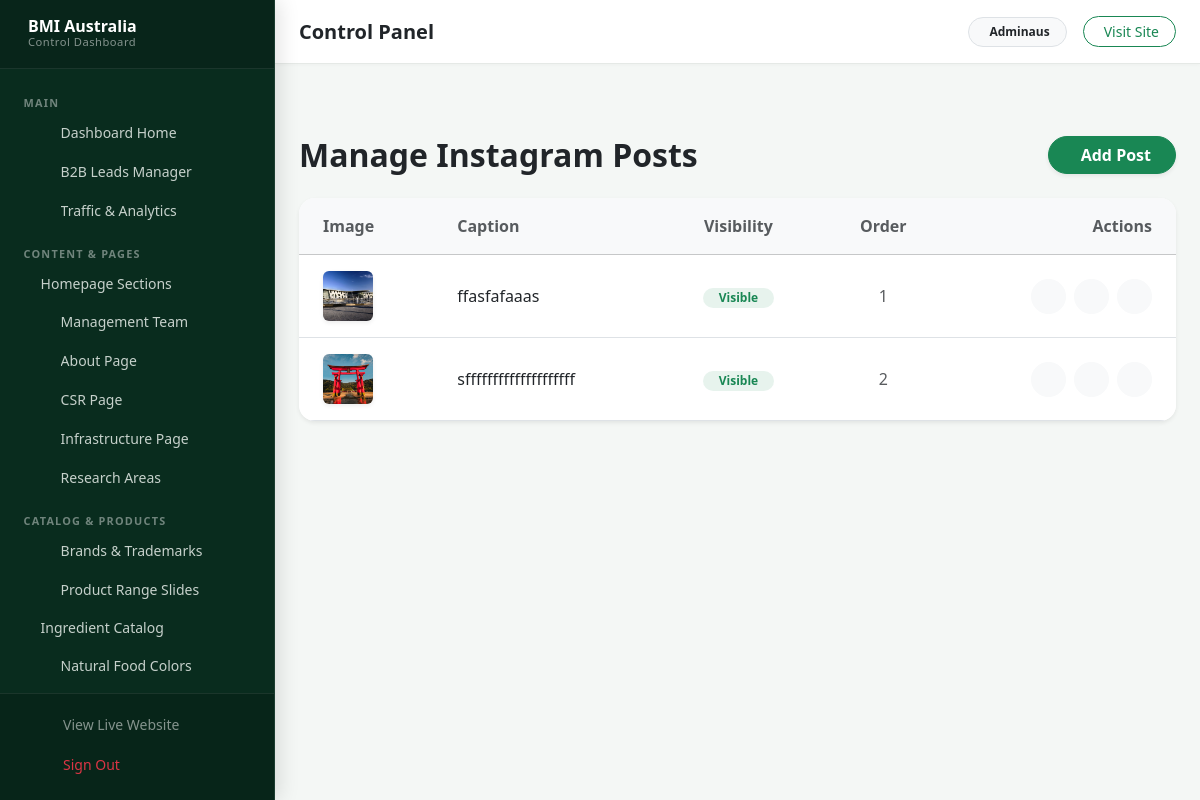
Before: /dashboard/instagram-posts/ (signed in) with the older database file.
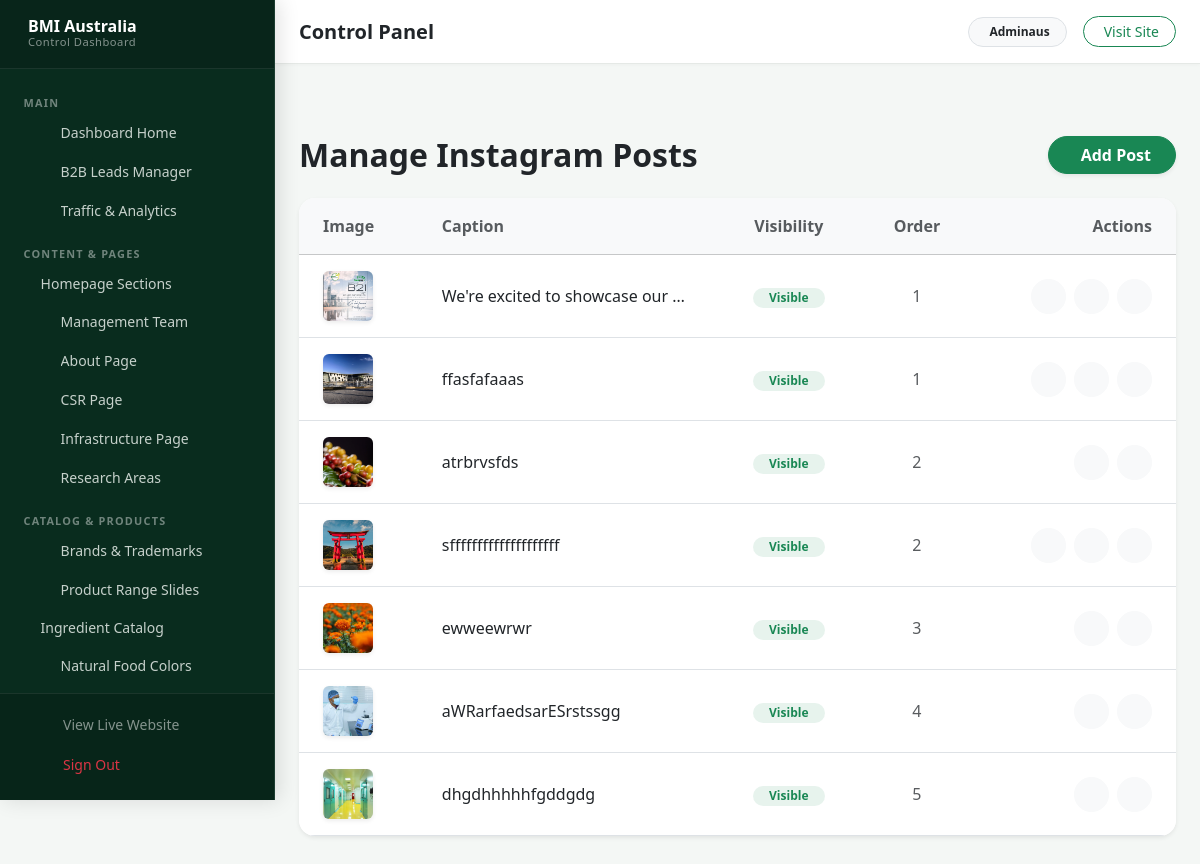
After: the same page with the newer database file.
### main/models.py (models this page shows, shortened)
class InstagramPost(models.Model):
    image_upload = models.ImageField(upload_to="instagram_posts/", help_text="Upload the square Instagram photo")
    caption = models.TextField(blank=True, null=True, help_text="Optional caption for the post")
    link = models.URLField(max_length=500, blank=True, null=True, help_text="Link to the real Instagram post (e.g., https://instagram.com/p/...)")
    is_visible = models.BooleanField(default=True, help_text="Uncheck to hide this post from the website without deleting it")
    order = models.IntegerField(default=0, help_text="Order in which it appears (lower numbers appear first)")
    created_at = models.DateTimeField(auto_now_add=True)
    class Meta:
        ordering = ["order", "-id"]
        verbose_name = "Instagram Post"
        verbose_name_plural = "Instagram Posts"

### main/views.py (the view)
# urls.py: path('dashboard/instagram-posts/', views.dashboard_manage_instagram_posts, name='dashboard_manage_instagram_posts'),
@login_required(login_url='dashboard_login')
def dashboard_manage_instagram_posts(request):
    posts = InstagramPost.objects.all().order_by('order', '-id')
    return render(request, 'main/dashboard/manage_instagram_posts.html', {'posts': posts})

### templates/main/dashboard/manage_instagram_posts.html (shortened to what the changed rows need)
{% extends "main/dashboard/dashboard_base.html" %}
{% block dashboard_content %}
<div class="row mb-5">
    <div class="col-12 mt-5">
        <div class="d-flex justify-content-between align-items-center mb-4">
            <h2 class="fw-bold text-dark mb-0">Manage Instagram Posts</h2>
        </div>
        <div class="card shadow-sm border-0 rounded-4 overflow-hidden">
            <div class="card-body p-0">
                <div class="table-responsive">
                    <table class="table table-hover align-middle mb-0">
                        <thead class="table-light">
                            <tr>
                                <th class="py-3 px-4 fw-semibold text-muted">Image</th>
                                <th class="py-3 px-4 fw-semibold text-muted">Caption</th>
                                <th class="py-3 px-4 fw-semibold text-muted text-center">Visibility</th>
                                <th class="py-3 px-4 fw-semibold text-muted text-center">Order</th>
                                <th class="py-3 px-4 fw-semibold text-muted text-end">Actions</th>
                            </tr>
                        </thead>
                        <tbody>
                            {% for post in posts %}
                            <tr>
                                <td class="px-4 py-3">
                                    {% if post.image_upload %}
                                    <img src="{{ post.image_upload.url }}" alt="Instagram Image" class="rounded shadow-sm" style="width: 50px; height: 50px; object-fit: cover;">
                                    {% else %}
                                    <div class="bg-light rounded d-flex align-items-center justify-content-center text-muted" style="width: 50px; height: 50px;">
                                        <i class="ph ph-image"></i>
                                    </div>
                                    {% endif %}
                                </td>
                                <td class="px-4 py-3 text-dark text-truncate" style="max-width: 250px;">{{ post.caption|default:"-" }}</td>
                                <td class="px-4 py-3 text-center">
                                    {% if post.is_visible %}
                                    <span class="badge bg-success bg-opacity-10 text-success rounded-pill px-3">Visible</span>
                                    {% else %}
                                    <span class="badge bg-secondary bg-opacity-10 text-secondary rounded-pill px-3">Hidden</span>
                                    {% endif %}
                                </td>
                                <td class="px-4 py-3 text-center text-muted">{{ post.order }}</td>
                                <td class="px-4 py-3 text-end">
                                    <div class="d-flex justify-content-end gap-2">
                                        {% if post.link %}
                                        <a href="{{ post.link }}" target="_blank" class="btn btn-sm btn-light text-success rounded-circle" style="width: 35px; height: 35px; display: inline-flex; align-items: center; justify-content: center;" title="View on Instagram">
                                        </a>
                                        {% endif %}
                                        <a href="{% url 'dashboard_edit_instagram_post' post.pk %}" class="btn btn-sm btn-light text-primary rounded-circle" style="width: 35px; height: 35px; display: inline-flex; align-items: center; justify-content: center;" title="Edit">
                                        </a>
                                        <a href="{% url 'dashboard_delete_instagram_post' post.pk %}" class="btn btn-sm btn-light text-danger rounded-circle" style="width: 35px; height: 35px; display: inline-flex; align-items: center; justify-content: center;" title="Delete">
                                        </a>
                                    </div>
                                </td>
                            </tr>
                            {% endfor %}
                        </tbody>
                    </table>
                </div>
            </div>
        </div>
    </div>
</div>
{% endblock %}

Changed rows visible on the page:
added InstagramPost: image_upload (picture), caption "We're excited to showcase our…", is_visible "Visible", order "1"
added InstagramPost: image_upload (picture), caption "atrbrvsfds", is_visible "Visible", order "2"
added InstagramPost: image_upload (picture), caption "ewweewrwr", is_visible "Visible", order "3"
added InstagramPost: image_upload (picture), caption "aWRarfaedsarESrstssgg", is_visible "Visible", order "4"
added InstagramPost: image_upload (picture), caption "dhgdhhhhhfgddgdg", is_visible "Visible", order "5"
